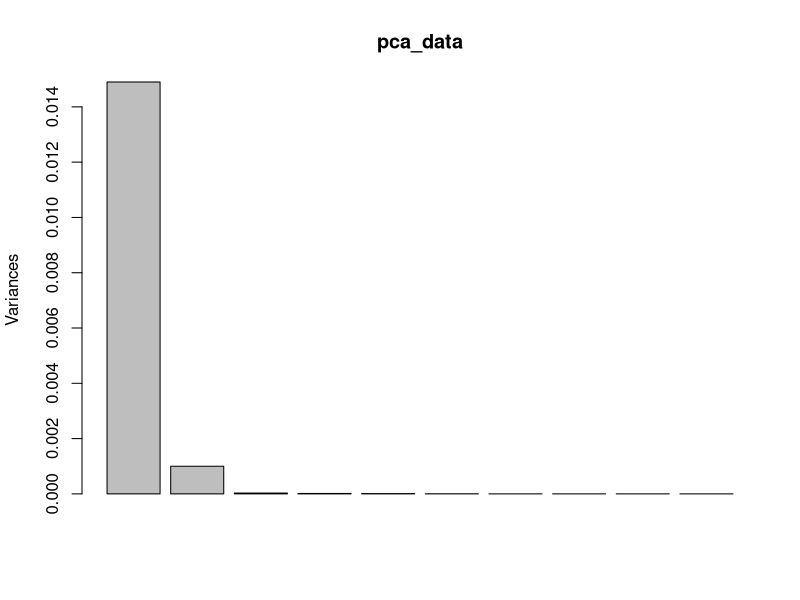
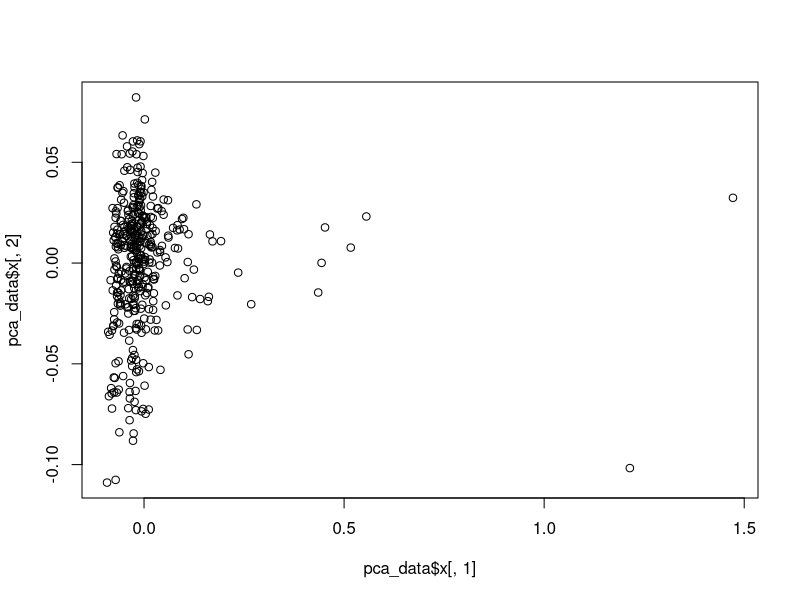
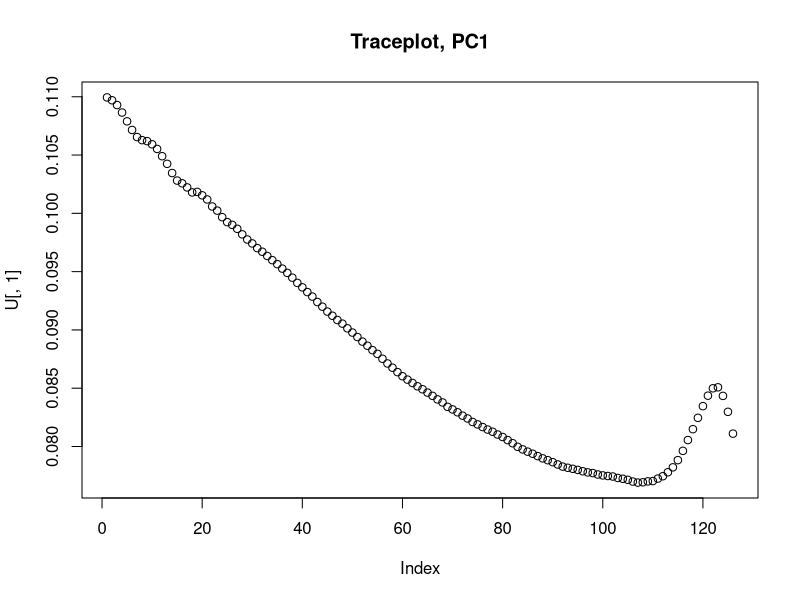
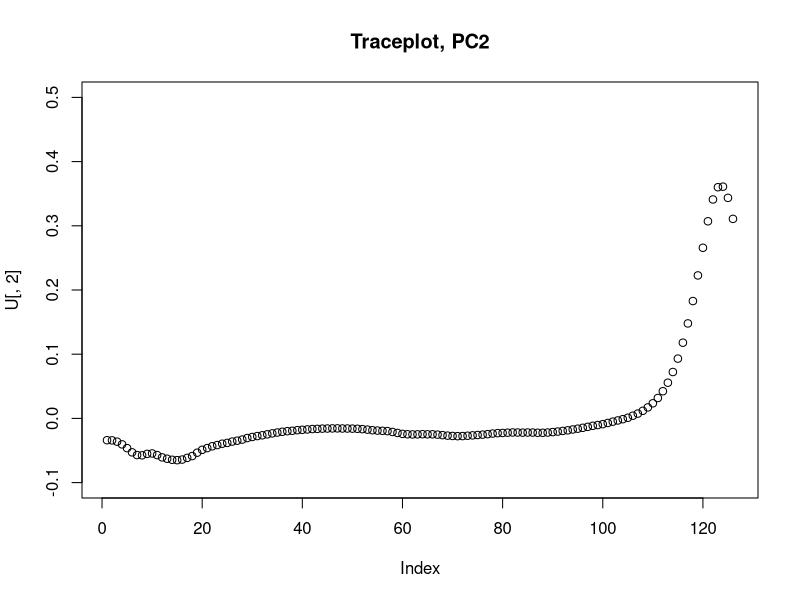
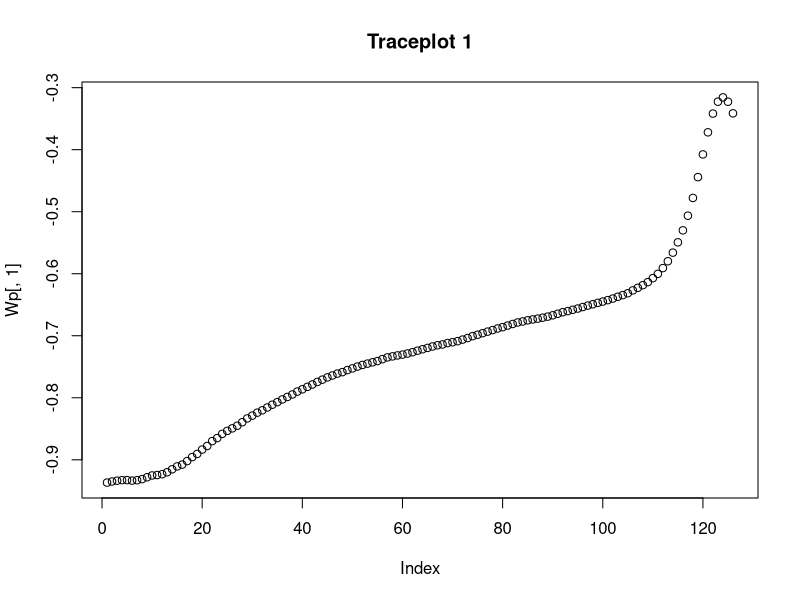
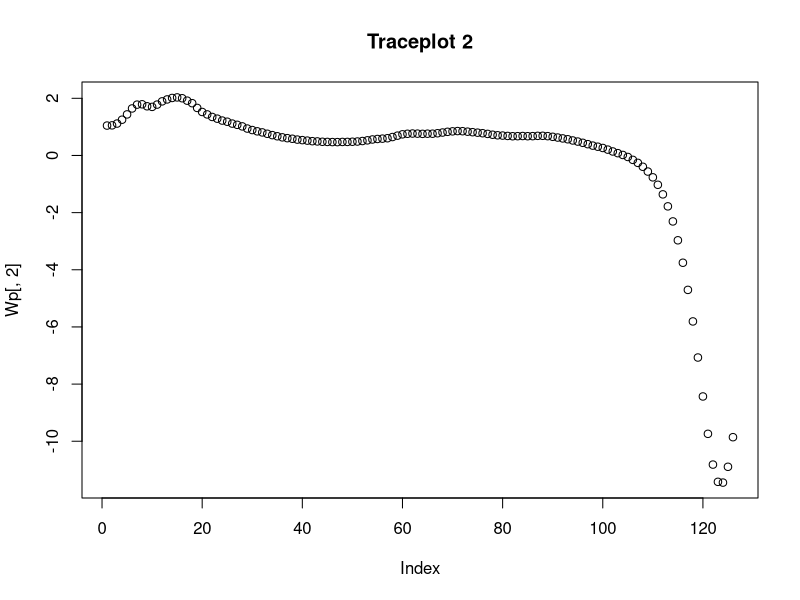
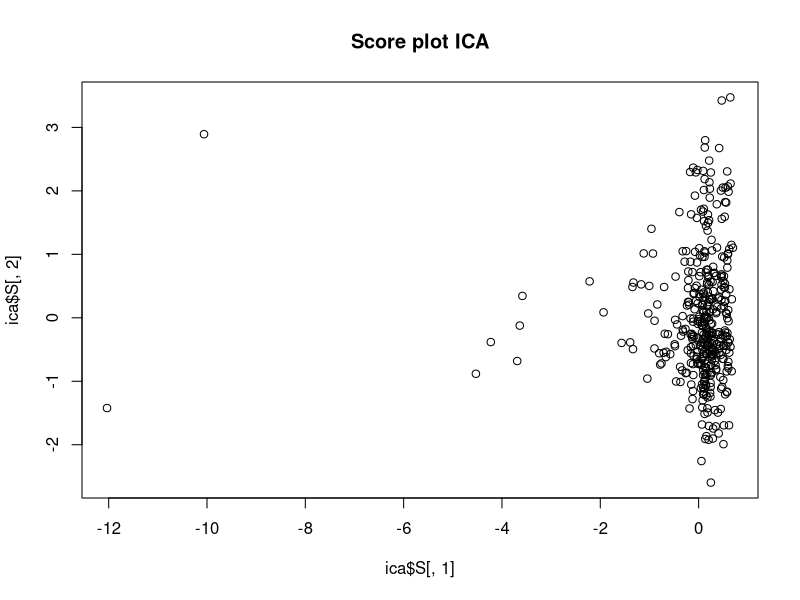
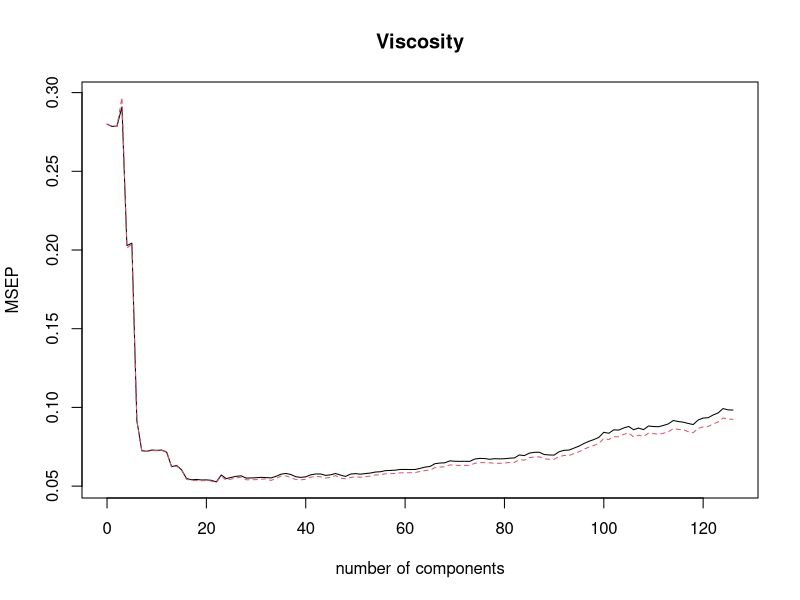

Write R code to recreate these figures, in order.
rm(list=ls())
library(pls)
set.seed(12345)
spectra_data = read.csv2("NIRSpectra.csv")
data1 = spectra_data
data1$Viscosity = c()
pca_data = prcomp(data1)
lambda = pca_data$sdev^2
#Eigenvalues
print(lambda)
#Proportion of variation
sprintf("%2.3f", lambda/sum(lambda)*100)
screeplot(pca_data) 
plot(pca_data$x[,1], pca_data$x[,2])
#There are unusual diesel fuels according to the plot that deviates from the PC axis with similar viscocity.

#Exercise 2
U = pca_data$rotation
plot(U[,1], main = "Traceplot, PC1") 
plot(U[,2], main = "Traceplot, PC2", ylim = c(-0.1,0.5))
# PC2 is explained by mainly a few original features.

#Exercise 3
library(fastICA)
ica = fastICA(data1,2,alg.typ = "parallel", fun = "logcosh", alpha = 1, method = "R", row.norm = FALSE, maxit = 200,tol = 0.0001, verbose = TRUE)
Wp = ica$K %*% ica$W #K is prewhitening matrix, W is estimated matrix.
plot(Wp[,1], main = "Traceplot 1")
plot(Wp[,2], main = "Traceplot 2")
#Wp measures 

plot(ica$S[,1], ica$S[,2], main = "Score plot ICA")


#Exercise 4
visc_pcr <- pcr(Viscosity~., data = spectra_data, validation = "CV")
validationplot(visc_pcr, val.type = "MSEP") 
